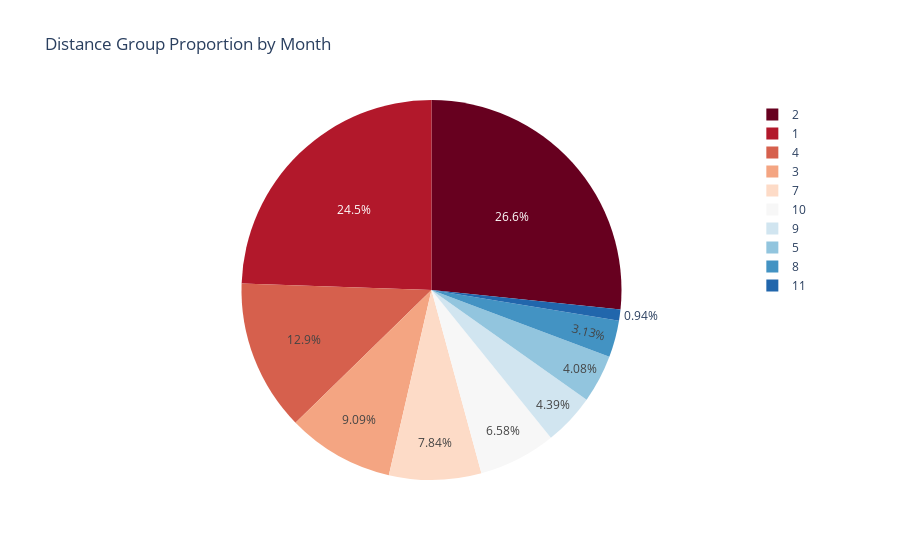

The notebook cell saved with this chart:
### Markdown cell above
PLOT: The proportion of distance group by Month

### Code cell
# use pie function to create a figure
fig = px.pie(air_50, 
            values='Month',
            names='DistanceGroup',
            color_discrete_sequence=px.colors.sequential.RdBu,
            title='Distance Group Proportion by Month')
# display
fig.show()

### Figure 1 — Plotly figure (JSON) as saved in the notebook; plotly's stock layout.template omitted (floating-point values rounded to 4 significant figures)
{"data": [{"domain": {"x": [0, 1], "y": [0, 1]}, "hovertemplate": "DistanceGroup=%{label}<br>Month=%{value}<extra></extra>", "labels": [1, 3, 1, 8, 2, 7, 9, 4, 1, 4, 2, 2, 1, 7, 2, 10, 2, 3, 2, 9, 2, 4, 2, 1, 1, 2, 4, 5, 1, 10, 2, 2, 7, 4, 4, 2, 1, 1, 3, 5, 4, 1, 2, 1, 7, 11, 3, 4, 3, 2], "legendgroup": "", "name": "", "showlegend": true, "type": "pie", "values": [3, 8, 7, 10, 2, 1, 2, 1, 3, 11, 8, 8, 9, 11, 3, 10, 3, 2, 12, 12, 7, 10, 1, 6, 8, 1, 2, 12, 10, 11, 5, 11, 9, 4, 10, 7, 9, 10, 7, 1, 1, 7, 5, 6, 4, 3, 2, 2, 10, 12]}], "layout": {"legend": {"tracegroupgap": 0}, "piecolorway": ["rgb(103,0,31)", "rgb(178,24,43)", "rgb(214,96,77)", "rgb(244,165,130)", "rgb(253,219,199)", "rgb(247,247,247)", "rgb(209,229,240)", "rgb(146,197,222)", "rgb(67,147,195)", "rgb(33,102,172)", "rgb(5,48,97)"], "title": {"text": "Distance Group Proportion by Month"}}}
